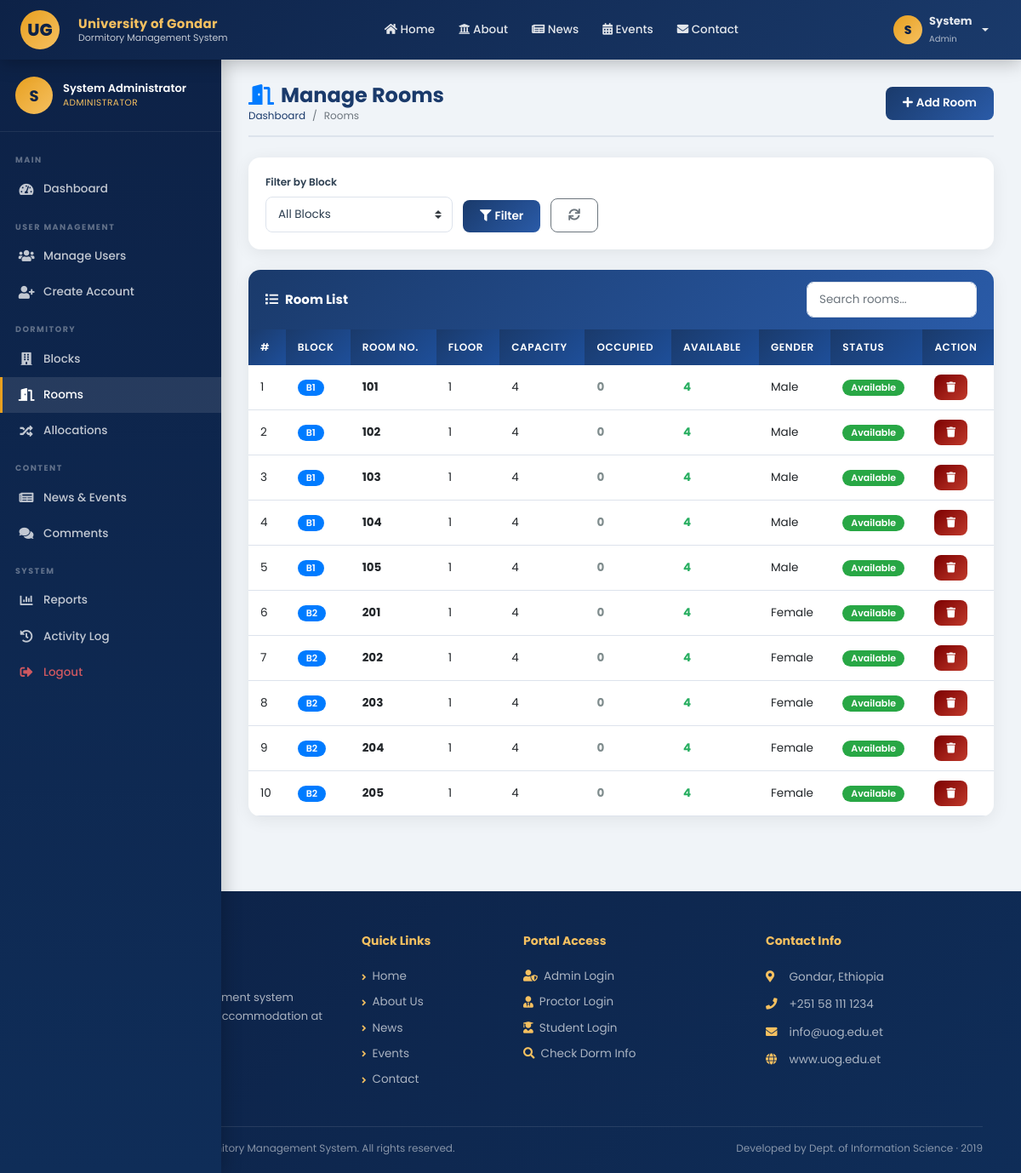
/admin/rooms.php (signed in), run on the app's committed database.
### tables this page shows
CREATE TABLE IF NOT EXISTS rooms (
    id          INT AUTO_INCREMENT PRIMARY KEY,
    block_id    INT NOT NULL,
    room_number VARCHAR(20) NOT NULL,
    capacity    INT NOT NULL DEFAULT 4,
    occupied    INT DEFAULT 0,
    gender      ENUM('Male','Female') DEFAULT 'Male',
    floor_no    INT DEFAULT 1,
    status      ENUM('available','full','maintenance') DEFAULT 'available',
    created_at  TIMESTAMP DEFAULT CURRENT_TIMESTAMP,
    UNIQUE KEY unique_room (block_id, room_number),
    FOREIGN KEY (block_id) REFERENCES blocks(id) ON DELETE CASCADE
);

CREATE TABLE IF NOT EXISTS blocks (
    id              INT AUTO_INCREMENT PRIMARY KEY,
    block_number    VARCHAR(20) NOT NULL UNIQUE,
    block_name      VARCHAR(100),
    capacity        INT NOT NULL DEFAULT 0,
    gender          ENUM('Male','Female','Mixed') DEFAULT 'Mixed',
    proctor_id      INT,
    description     TEXT,
    status          ENUM('active','inactive') DEFAULT 'active',
    created_at      TIMESTAMP DEFAULT CURRENT_TIMESTAMP,
    FOREIGN KEY (proctor_id) REFERENCES users(id) ON DELETE SET NULL
);

### includes/session.php (called while the page is built, shortened)
<?php
function isLoggedIn() {
    return isset($_SESSION['user_id']) && !empty($_SESSION['user_id']);
}
function getCurrentUser() {
    return [
        'id'        => $_SESSION['user_id'] ?? null,
        'username'  => $_SESSION['username'] ?? null,
        'user_type' => $_SESSION['user_type'] ?? null,
        'fname'     => $_SESSION['fname'] ?? null,
        'lname'     => $_SESSION['lname'] ?? null,
    ];
}
?>

### admin/rooms.php (the view, shortened to what this page needs)
<?php
require_once '../includes/config.php';
$sql = "SELECT r.*, b.block_number, b.block_name,
        (SELECT COUNT(*) FROM student_allocations sa WHERE sa.room_id=r.id AND sa.status='active') AS students
        FROM rooms r JOIN blocks b ON r.block_id=b.id";
$sql .= " ORDER BY b.block_number, r.room_number";
$rooms  = $conn->query($sql);
?>
<?php require_once '../includes/header.php'; ?>
<div class="dash-wrapper">
<?php require_once '../includes/sidebar_admin.php'; ?>
<div class="dash-content">
  <div class="page-header">
    <div>
      <h3><i class="fas fa-door-open mr-2 text-primary"></i>Manage Rooms</h3>
      <nav aria-label="breadcrumb"><ol class="breadcrumb">
        <li class="breadcrumb-item"><a href="dashboard.php">Dashboard</a></li>
        <li class="breadcrumb-item active">Rooms</li>
      </ol></nav>
    </div>
    <a href="add-room.php" class="btn btn-primary"><i class="fas fa-plus mr-1"></i>Add Room</a>
  </div>
  <div class="card mb-4">
    <div class="card-body">
      <form method="GET" class="d-flex align-items-end" style="gap:12px;">
        <div>
          <label style="font-size:12px;font-weight:600;display:block;">Filter by Block</label>
          <select name="block" class="form-control custom-select" style="width:220px;">
            <option value="">All Blocks</option>
          </select>
        </div>
        <button type="submit" class="btn btn-primary"><i class="fas fa-filter mr-1"></i>Filter</button>
        <a href="rooms.php" class="btn btn-outline-secondary"><i class="fas fa-sync"></i></a>
      </form>
    </div>
  </div>
  <div class="table-card">
    <div class="table-header">
      <h5><i class="fas fa-list mr-2"></i>Room List</h5>
      <input type="text" id="tableSearch" class="form-control form-control-sm"
             placeholder="Search rooms..." style="width:200px;border-radius:8px;">
    </div>
    <div class="table-responsive">
      <table class="table" id="searchableTable">
        <thead>
          <tr>
            <th>#</th><th>Block</th><th>Room No.</th><th>Floor</th>
            <th>Capacity</th><th>Occupied</th><th>Available</th>
            <th>Gender</th><th>Status</th><th>Action</th>
          </tr>
        </thead>
        <tbody>
          <?php $i=1; while($r=$rooms->fetch_assoc()):
            $available = $r['capacity'] - $r['students'];
          ?>
          <tr>
            <td><?php echo $i++; ?></td>
            <td><span class="badge badge-primary"><?php echo htmlspecialchars($r['block_number']); ?></span></td>
            <td><strong><?php echo htmlspecialchars($r['room_number']); ?></strong></td>
            <td><?php echo $r['floor_no']; ?></td>
            <td><?php echo $r['capacity']; ?></td>
            <td>
              <span style="font-weight:700;color:<?php echo $r['students']>0?'var(--danger)':'var(--muted)'; ?>;">
                <?php echo $r['students']; ?>
              </span>
            </td>
            <td>
              <span style="font-weight:700;color:<?php echo $available>0?'var(--success)':'var(--danger)'; ?>;">
                <?php echo $available; ?>
              </span>
            </td>
            <td><?php echo htmlspecialchars($r['gender']); ?></td>
            <td>
              <?php
              $sc = $r['status']==='available'?'success':($r['status']==='full'?'danger':'warning');
              ?>
              <span class="badge badge-<?php echo $sc; ?>"><?php echo ucfirst($r['status']); ?></span>
            </td>
            <td>
              <a href="rooms.php?delete=<?php echo $r['id']; ?>"
                 class="btn btn-danger btn-sm btn-delete" title="Delete">
                <i class="fas fa-trash"></i>
              </a>
            </td>
          </tr>
          <?php endwhile; ?>
        </tbody>
      </table>
    </div>
  </div>
</div>
</div>
<?php require_once '../includes/footer.php'; ?>

### includes/header.php (shortened to what this page needs)
<?php
$currentUser = getCurrentUser();
$curPage = basename($_SERVER['PHP_SELF']);
?>
<!DOCTYPE html>
<html lang="en">
<head>
  <link rel="stylesheet" href="https://stackpath.bootstrapcdn.com/bootstrap/4.5.2/css/bootstrap.min.css">
  <link rel="stylesheet" href="https://cdnjs.cloudflare.com/ajax/libs/font-awesome/5.15.4/css/all.min.css">
  <link rel="stylesheet" href="<?php echo BASE_URL; ?>css/style.css">
</head>
<body>
<nav class="uog-navbar navbar navbar-expand-lg">
  <a class="navbar-brand" href="<?php echo BASE_URL; ?>">
    <span class="logo-circle" style="width:46px;height:46px;border-radius:50%;background:linear-gradient(135deg,#e8a020,#f5c060);display:flex;align-items:center;justify-content:center;font-size:20px;font-weight:800;color:#0d2247;flex-shrink:0;">UG</span>
    <span class="brand-text ml-2">
      <span class="brand-title">University of Gondar</span>
      <span class="brand-sub">Dormitory Management System</span>
    </span>
  </a>
  <div class="collapse navbar-collapse" id="mainNav">
    <ul class="navbar-nav mx-auto">
      <li class="nav-item"><a class="nav-link <?php echo $curPage==='index.php'?'active':''; ?>" href="<?php echo BASE_URL; ?>"><i class="fas fa-home"></i> Home</a></li>
      <li class="nav-item"><a class="nav-link <?php echo $curPage==='about.php'?'active':''; ?>" href="<?php echo BASE_URL; ?>pages/about.php"><i class="fas fa-university"></i> About</a></li>
      <li class="nav-item"><a class="nav-link" href="<?php echo BASE_URL; ?>pages/news.php"><i class="fas fa-newspaper"></i> News</a></li>
      <li class="nav-item"><a class="nav-link" href="<?php echo BASE_URL; ?>pages/events.php"><i class="fas fa-calendar-alt"></i> Events</a></li>
      <li class="nav-item"><a class="nav-link" href="<?php echo BASE_URL; ?>pages/contact.php"><i class="fas fa-envelope"></i> Contact</a></li>
    </ul>
    <ul class="navbar-nav">
      <?php if (isLoggedIn()): ?>
        <li class="nav-item dropdown">
          <a class="nav-link dropdown-toggle d-flex align-items-center gap-2" href="#" data-toggle="dropdown" style="gap:8px;">
            <span style="width:34px;height:34px;border-radius:50%;background:linear-gradient(135deg,#e8a020,#f5c060);display:flex;align-items:center;justify-content:center;font-size:14px;font-weight:800;color:#0d2247;">
              <?php echo strtoupper(substr($currentUser['fname'],0,1)); ?>
            </span>
            <span>
              <strong style="display:block;font-size:13px;"><?php echo htmlspecialchars($currentUser['fname']); ?></strong>
              <small style="color:rgba(255,255,255,.65);font-size:10px;"><?php echo ucfirst(str_replace('_',' ',$currentUser['user_type'])); ?></small>
            </span>
          </a>
        </li>
      <?php endif; ?>
    </ul>
  </div>
</nav>

### includes/sidebar_admin.php
<?php
$currentUser = getCurrentUser();
$curPage = basename($_SERVER['PHP_SELF']);
?>
<aside class="sidebar">
  <div class="sidebar-user">
    <div class="user-avatar"><?php echo strtoupper(substr($currentUser['fname'],0,1)); ?></div>
    <div>
      <div class="user-name"><?php echo htmlspecialchars($currentUser['fname'].' '.$currentUser['lname']); ?></div>
      <div class="user-role">Administrator</div>
    </div>
  </div>
  <ul class="sidebar-menu">
    <li class="menu-section">Main</li>
    <li><a href="<?php echo BASE_URL; ?>admin/dashboard.php" class="<?php echo $curPage==='dashboard.php'?'active':''; ?>"><i class="fas fa-tachometer-alt"></i>Dashboard</a></li>
    <li class="menu-section">User Management</li>
    <li><a href="<?php echo BASE_URL; ?>admin/users.php" class="<?php echo $curPage==='users.php'?'active':''; ?>"><i class="fas fa-users"></i>Manage Users</a></li>
    <li><a href="<?php echo BASE_URL; ?>admin/create-user.php" class="<?php echo $curPage==='create-user.php'?'active':''; ?>"><i class="fas fa-user-plus"></i>Create Account</a></li>
    <li class="menu-section">Dormitory</li>
    <li><a href="<?php echo BASE_URL; ?>admin/blocks.php" class="<?php echo $curPage==='blocks.php'?'active':''; ?>"><i class="fas fa-building"></i>Blocks</a></li>
    <li><a href="<?php echo BASE_URL; ?>admin/rooms.php" class="<?php echo $curPage==='rooms.php'?'active':''; ?>"><i class="fas fa-door-open"></i>Rooms</a></li>
    <li><a href="<?php echo BASE_URL; ?>admin/allocations.php" class="<?php echo $curPage==='allocations.php'?'active':''; ?>"><i class="fas fa-random"></i>Allocations</a></li>
    <li class="menu-section">Content</li>
    <li><a href="<?php echo BASE_URL; ?>admin/news.php" class="<?php echo $curPage==='news.php'?'active':''; ?>"><i class="fas fa-newspaper"></i>News &amp; Events</a></li>
    <li><a href="<?php echo BASE_URL; ?>admin/comments.php" class="<?php echo $curPage==='comments.php'?'active':''; ?>"><i class="fas fa-comments"></i>Comments</a></li>
    <li class="menu-section">System</li>
    <li><a href="<?php echo BASE_URL; ?>admin/reports.php" class="<?php echo $curPage==='reports.php'?'active':''; ?>"><i class="fas fa-chart-bar"></i>Reports</a></li>
    <li><a href="<?php echo BASE_URL; ?>admin/activity-log.php"><i class="fas fa-history"></i>Activity Log</a></li>
    <li><a href="<?php echo BASE_URL; ?>logout.php" style="color:rgba(255,100,100,.8)!important;"><i class="fas fa-sign-out-alt"></i>Logout</a></li>
  </ul>
</aside>

### includes/footer.php (shortened to what this page needs)
<footer class="site-footer">
  <div class="container">
    <div class="row">
      <div class="col-lg-4 col-md-6 mb-4">
        <div class="d-flex align-items-center mb-3" style="gap:12px;">
          <span style="width:48px;height:48px;border-radius:50%;background:linear-gradient(135deg,#e8a020,#f5c060);display:flex;align-items:center;justify-content:center;font-size:20px;font-weight:800;color:#0d2247;flex-shrink:0;">UG</span>
          <div>
            <h5 class="mb-0">University of Gondar</h5>
            <small style="color:rgba(255,255,255,.5);">Atse Tewodros Campus</small>
          </div>
        </div>
        <p style="color:rgba(255,255,255,.65);font-size:13px;line-height:1.7;">
          A web-based dormitory management system designed to streamline student accommodation at Atse Tewodros Campus.
        </p>
        <div style="display:flex;gap:10px;margin-top:16px;">
          <a href="#" style="width:36px;height:36px;border-radius:50%;background:rgba(255,255,255,.1);display:flex;align-items:center;justify-content:center;color:rgba(255,255,255,.7);transition:all .2s;" onmouseover="this.style.background='#e8a020'" onmouseout="this.style.background='rgba(255,255,255,.1)'"><i class="fab fa-facebook-f"></i></a>
          <a href="#" style="width:36px;height:36px;border-radius:50%;background:rgba(255,255,255,.1);display:flex;align-items:center;justify-content:center;color:rgba(255,255,255,.7);transition:all .2s;" onmouseover="this.style.background='#e8a020'" onmouseout="this.style.background='rgba(255,255,255,.1)'"><i class="fab fa-twitter"></i></a>
          <a href="#" style="width:36px;height:36px;border-radius:50%;background:rgba(255,255,255,.1);display:flex;align-items:center;justify-content:center;color:rgba(255,255,255,.7);transition:all .2s;" onmouseover="this.style.background='#e8a020'" onmouseout="this.style.background='rgba(255,255,255,.1)'"><i class="fas fa-envelope"></i></a>
        </div>
      </div>
      <div class="col-lg-2 col-md-6 mb-4">
        <h5>Quick Links</h5>
        <ul style="list-style:none;padding:0;margin:0;">
          <li><a class="footer-link" href="<?php echo BASE_URL; ?>"><i class="fas fa-angle-right" style="color:var(--accent-lt);font-size:11px;"></i> Home</a></li>
          <li><a class="footer-link" href="<?php echo BASE_URL; ?>pages/about.php"><i class="fas fa-angle-right" style="color:var(--accent-lt);font-size:11px;"></i> About Us</a></li>
          <li><a class="footer-link" href="<?php echo BASE_URL; ?>pages/news.php"><i class="fas fa-angle-right" style="color:var(--accent-lt);font-size:11px;"></i> News</a></li>
          <li><a class="footer-link" href="<?php echo BASE_URL; ?>pages/events.php"><i class="fas fa-angle-right" style="color:var(--accent-lt);font-size:11px;"></i> Events</a></li>
          <li><a class="footer-link" href="<?php echo BASE_URL; ?>pages/contact.php"><i class="fas fa-angle-right" style="color:var(--accent-lt);font-size:11px;"></i> Contact</a></li>
        </ul>
      </div>
      <div class="col-lg-3 col-md-6 mb-4">
        <h5>Portal Access</h5>
        <ul style="list-style:none;padding:0;margin:0;">
          <li><a class="footer-link" href="<?php echo BASE_URL; ?>login.php"><i class="fas fa-user-shield" style="color:var(--accent-lt);"></i> Admin Login</a></li>
          <li><a class="footer-link" href="<?php echo BASE_URL; ?>login.php"><i class="fas fa-user-tie" style="color:var(--accent-lt);"></i> Proctor Login</a></li>
          <li><a class="footer-link" href="<?php echo BASE_URL; ?>login.php"><i class="fas fa-user-graduate" style="color:var(--accent-lt);"></i> Student Login</a></li>
          <li><a class="footer-link" href="<?php echo BASE_URL; ?>pages/view-dorm.php"><i class="fas fa-search" style="color:var(--accent-lt);"></i> Check Dorm Info</a></li>
        </ul>
      </div>
      <div class="col-lg-3 col-md-6 mb-4">
        <h5>Contact Info</h5>
        <ul style="list-style:none;padding:0;margin:0;">
          <li style="padding:6px 0;color:rgba(255,255,255,.65);"><i class="fas fa-map-marker-alt mr-2" style="color:var(--accent-lt);width:16px;"></i> Gondar, Ethiopia</li>
          <li style="padding:6px 0;color:rgba(255,255,255,.65);"><i class="fas fa-phone mr-2" style="color:var(--accent-lt);width:16px;"></i> +251 58 111 1234</li>
          <li style="padding:6px 0;color:rgba(255,255,255,.65);"><i class="fas fa-envelope mr-2" style="color:var(--accent-lt);width:16px;"></i> info@uog.edu.et</li>
          <li style="padding:6px 0;color:rgba(255,255,255,.65);"><i class="fas fa-globe mr-2" style="color:var(--accent-lt);width:16px;"></i> www.uog.edu.et</li>
        </ul>
      </div>
    </div>
    <hr>
    <div class="d-flex flex-wrap justify-content-between align-items-center">
      <p class="copyright mb-0">&copy; <?php echo date('Y'); ?> University of Gondar &mdash; Dormitory Management System. All rights reserved.</p>
      <p class="copyright mb-0">Developed by Dept. of Information Science &middot; 2019</p>
    </div>
  </div>
</footer>
</body>
</html>

### data on the page
rooms: block.block_number "B1", room_number "101", floor_no "1", capacity "4", students "0", gender "Male", status "Available"
rooms: block.block_number "B1", room_number "102", floor_no "1", capacity "4", students "0", gender "Male", status "Available"
rooms: block.block_number "B1", room_number "103", floor_no "1", capacity "4", students "0", gender "Male", status "Available"
rooms: block.block_number "B1", room_number "104", floor_no "1", capacity "4", students "0", gender "Male", status "Available"
rooms: block.block_number "B1", room_number "105", floor_no "1", capacity "4", students "0", gender "Male", status "Available"
rooms: block.block_number "B2", room_number "201", floor_no "1", capacity "4", students "0", gender "Female", status "Available"
rooms: block.block_number "B2", room_number "202", floor_no "1", capacity "4", students "0", gender "Female", status "Available"
rooms: block.block_number "B2", room_number "203", floor_no "1", capacity "4", students "0", gender "Female", status "Available"
rooms: block.block_number "B2", room_number "204", floor_no "1", capacity "4", students "0", gender "Female", status "Available"
rooms: block.block_number "B2", room_number "205", floor_no "1", capacity "4", students "0", gender "Female", status "Available"

### other printed values
substr($currentUser['fname'],0,1) "S"
$currentUser['fname'] "System"
str_replace('_',' ',$currentUser['user_type']) "Admin"
$currentUser['fname'].' '.$currentUser['lname'] "System Administrator"
